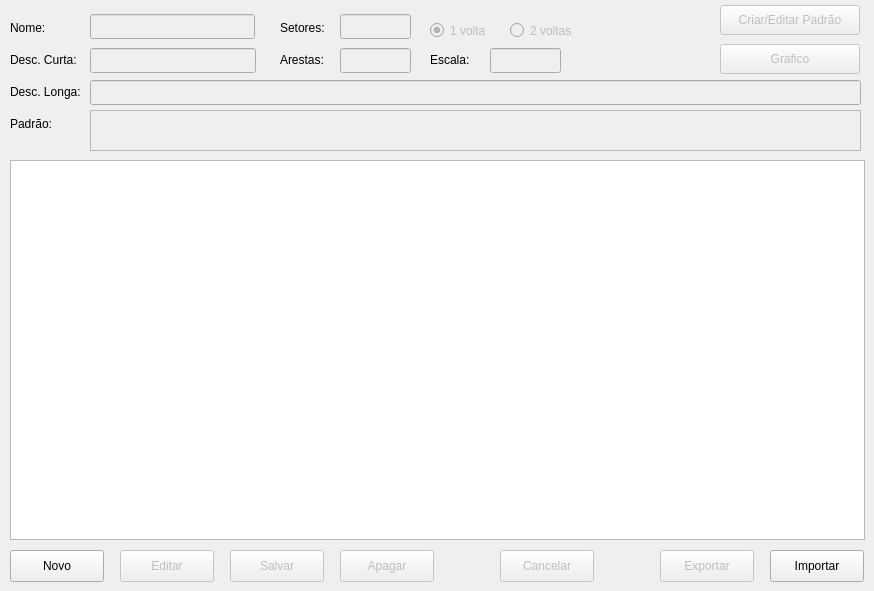
    <widget class="QWidget" name="tabHex">
     <attribute name="title">
      <string>Banco de Dados</string>
     </attribute>
     <widget class="QTableView" name="tableWheel">
      <property name="enabled">
       <bool>true</bool>
      </property>
      <property name="geometry">
       <rect>
        <x>10</x>
        <y>160</y>
        <width>855</width>
        <height>380</height>
       </rect>
      </property>
      <property name="autoFillBackground">
       <bool>true</bool>
      </property>
      <property name="styleSheet">
       <string notr="true"/>
      </property>
      <property name="frameShape">
       <enum>QFrame::StyledPanel</enum>
      </property>
      <property name="frameShadow">
       <enum>QFrame::Sunken</enum>
      </property>
      <property name="editTriggers">
       <set>QAbstractItemView::NoEditTriggers</set>
      </property>
      <property name="alternatingRowColors">
       <bool>true</bool>
      </property>
      <property name="selectionMode">
       <enum>QAbstractItemView::SingleSelection</enum>
      </property>
      <property name="selectionBehavior">
       <enum>QAbstractItemView::SelectRows</enum>
      </property>
      <property name="gridStyle">
       <enum>Qt::SolidLine</enum>
      </property>
      <attribute name="horizontalHeaderMinimumSectionSize">
       <number>54</number>
      </attribute>
      <attribute name="horizontalHeaderShowSortIndicator" stdset="0">
       <bool>true</bool>
      </attribute>
      <attribute name="horizontalHeaderStretchLastSection">
       <bool>false</bool>
      </attribute>
     </widget>
     <widget class="QLabel" name="label_2">
      <property name="geometry">
       <rect>
        <x>10</x>
        <y>20</y>
        <width>58</width>
        <height>16</height>
       </rect>
      </property>
      <property name="text">
       <string>Nome:</string>
      </property>
     </widget>
     <widget class="QLabel" name="label_3">
      <property name="geometry">
       <rect>
        <x>280</x>
        <y>20</y>
        <width>58</width>
        <height>16</height>
       </rect>
      </property>
      <property name="text">
       <string>Setores:</string>
      </property>
     </widget>
     <widget class="QLabel" name="label_4">
      <property name="geometry">
       <rect>
        <x>430</x>
        <y>52</y>
        <width>58</width>
        <height>16</height>
       </rect>
      </property>
      <property name="text">
       <string>Escala:</string>
      </property>
     </widget>
     <widget class="QLabel" name="label_5">
      <property name="geometry">
       <rect>
        <x>10</x>
        <y>116</y>
        <width>58</width>
        <height>16</height>
       </rect>
      </property>
      <property name="text">
       <string>Padrão:</string>
      </property>
     </widget>
     <widget class="QLineEdit" name="lineEdit_name">
      <property name="enabled">
       <bool>false</bool>
      </property>
      <property name="geometry">
       <rect>
        <x>90</x>
        <y>14</y>
        <width>165</width>
        <height>25</height>
       </rect>
      </property>
      <property name="sizePolicy">
       <sizepolicy hsizetype="Fixed" vsizetype="Fixed">
        <horstretch>0</horstretch>
        <verstretch>0</verstretch>
       </sizepolicy>
      </property>
      <property name="styleSheet">
       <string notr="true"/>
      </property>
      <property name="inputMask">
       <string/>
      </property>
      <property name="maxLength">
       <number>20</number>
      </property>
     </widget>
     <widget class="QLineEdit" name="lineEdit_dentes">
      <property name="enabled">
       <bool>false</bool>
      </property>
      <property name="geometry">
       <rect>
        <x>340</x>
        <y>14</y>
        <width>71</width>
        <height>25</height>
       </rect>
      </property>
      <property name="sizePolicy">
       <sizepolicy hsizetype="Fixed" vsizetype="Fixed">
        <horstretch>0</horstretch>
        <verstretch>0</verstretch>
       </sizepolicy>
      </property>
      <property name="layoutDirection">
       <enum>Qt::LeftToRight</enum>
      </property>
      <property name="styleSheet">
       <string notr="true"/>
      </property>
      <property name="inputMask">
       <string>999</string>
      </property>
      <property name="maxLength">
       <number>3</number>
      </property>
      <property name="alignment">
       <set>Qt::AlignRight|Qt::AlignTrailing|Qt::AlignVCenter</set>
      </property>
     </widget>
     <widget class="QLineEdit" name="lineEdit_scaler">
      <property name="enabled">
       <bool>false</bool>
      </property>
      <property name="geometry">
       <rect>
        <x>490</x>
        <y>48</y>
        <width>71</width>
        <height>25</height>
       </rect>
      </property>
      <property name="sizePolicy">
       <sizepolicy hsizetype="Fixed" vsizetype="Fixed">
        <horstretch>0</horstretch>
        <verstretch>0</verstretch>
       </sizepolicy>
      </property>
      <property name="styleSheet">
       <string notr="true"/>
      </property>
      <property name="alignment">
       <set>Qt::AlignRight|Qt::AlignTrailing|Qt::AlignVCenter</set>
      </property>
     </widget>
     <widget class="QTextEdit" name="textEdit_pattern">
      <property name="enabled">
       <bool>false</bool>
      </property>
      <property name="geometry">
       <rect>
        <x>90</x>
        <y>110</y>
        <width>771</width>
        <height>41</height>
       </rect>
      </property>
     </widget>
     <widget class="QPushButton" name="btnw_edit">
      <property name="enabled">
       <bool>false</bool>
      </property>
      <property name="geometry">
       <rect>
        <x>120</x>
        <y>550</y>
        <width>94</width>
        <height>32</height>
       </rect>
      </property>
      <property name="text">
       <string>Editar</string>
      </property>
     </widget>
     <widget class="QPushButton" name="btnw_update">
      <property name="enabled">
       <bool>false</bool>
      </property>
      <property name="geometry">
       <rect>
        <x>230</x>
        <y>550</y>
        <width>94</width>
        <height>32</height>
       </rect>
      </property>
      <property name="text">
       <string>Salvar</string>
      </property>
     </widget>
     <widget class="QPushButton" name="btnw_delete">
      <property name="enabled">
       <bool>false</bool>
      </property>
      <property name="geometry">
       <rect>
        <x>340</x>
        <y>550</y>
        <width>94</width>
        <height>32</height>
       </rect>
      </property>
      <property name="text">
       <string>Apagar</string>
      </property>
     </widget>
     <widget class="QPushButton" name="btnw_cancel">
      <property name="enabled">
       <bool>false</bool>
      </property>
      <property name="geometry">
       <rect>
        <x>500</x>
        <y>550</y>
        <width>94</width>
        <height>32</height>
       </rect>
      </property>
      <property name="text">
       <string>Cancelar</string>
      </property>
     </widget>
     <widget class="QPushButton" name="btnw_new">
      <property name="enabled">
       <bool>true</bool>
      </property>
      <property name="geometry">
       <rect>
        <x>10</x>
        <y>550</y>
        <width>94</width>
        <height>32</height>
       </rect>
      </property>
      <property name="contextMenuPolicy">
       <enum>Qt::PreventContextMenu</enum>
      </property>
      <property name="autoFillBackground">
       <bool>false</bool>
      </property>
      <property name="text">
       <string>Novo</string>
      </property>
     </widget>
     <widget class="QPushButton" name="btn_cp_pattern">
      <property name="enabled">
       <bool>false</bool>
      </property>
      <property name="geometry">
       <rect>
        <x>720</x>
        <y>5</y>
        <width>140</width>
        <height>30</height>
       </rect>
      </property>
      <property name="text">
       <string>Criar/Editar Padrão</string>
      </property>
     </widget>
     <widget class="QLabel" name="label_21">
      <property name="geometry">
       <rect>
        <x>10</x>
        <y>52</y>
        <width>81</width>
        <height>16</height>
       </rect>
      </property>
      <property name="text">
       <string>Desc. Curta:</string>
      </property>
     </widget>
     <widget class="QLabel" name="label_22">
      <property name="geometry">
       <rect>
        <x>10</x>
        <y>84</y>
        <width>81</width>
        <height>16</height>
       </rect>
      </property>
      <property name="text">
       <string>Desc. Longa:</string>
      </property>
     </widget>
     <widget class="QLineEdit" name="lineEdit_desc_curta">
      <property name="enabled">
       <bool>false</bool>
      </property>
      <property name="geometry">
       <rect>
        <x>90</x>
        <y>48</y>
        <width>166</width>
        <height>25</height>
       </rect>
      </property>
      <property name="sizePolicy">
       <sizepolicy hsizetype="Fixed" vsizetype="Fixed">
        <horstretch>0</horstretch>
        <verstretch>0</verstretch>
       </sizepolicy>
      </property>
      <property name="styleSheet">
       <string notr="true"/>
      </property>
      <property name="maxLength">
       <number>20</number>
      </property>
     </widget>
     <widget class="QLineEdit" name="lineEdit_desc_longa">
      <property name="enabled">
       <bool>false</bool>
      </property>
      <property name="geometry">
       <rect>
        <x>90</x>
        <y>80</y>
        <width>771</width>
        <height>25</height>
       </rect>
      </property>
      <property name="sizePolicy">
       <sizepolicy hsizetype="Fixed" vsizetype="Fixed">
        <horstretch>0</horstretch>
        <verstretch>0</verstretch>
       </sizepolicy>
      </property>
      <property name="styleSheet">
       <string notr="true"/>
      </property>
      <property name="maxLength">
       <number>60</number>
      </property>
     </widget>
     <widget class="QLabel" name="label_24">
      <property name="geometry">
       <rect>
        <x>280</x>
        <y>52</y>
        <width>58</width>
        <height>16</height>
       </rect>
      </property>
      <property name="text">
       <string>Arestas:</string>
      </property>
     </widget>
     <widget class="QLineEdit" name="lineEdit_edges">
      <property name="enabled">
       <bool>false</bool>
      </property>
      <property name="geometry">
       <rect>
        <x>340</x>
        <y>48</y>
        <width>71</width>
        <height>25</height>
       </rect>
      </property>
      <property name="sizePolicy">
       <sizepolicy hsizetype="Fixed" vsizetype="Fixed">
        <horstretch>0</horstretch>
        <verstretch>0</verstretch>
       </sizepolicy>
      </property>
      <property name="styleSheet">
       <string notr="true"/>
      </property>
      <property name="alignment">
       <set>Qt::AlignRight|Qt::AlignTrailing|Qt::AlignVCenter</set>
      </property>
     </widget>
     <widget class="QRadioButton" name="rb_1rev">
      <property name="enabled">
       <bool>false</bool>
      </property>
      <property name="geometry">
       <rect>
        <x>430</x>
        <y>20</y>
        <width>105</width>
        <height>21</height>
       </rect>
      </property>
      <property name="text">
       <string>1 volta</string>
      </property>
      <property name="checked">
       <bool>true</bool>
      </property>
     </widget>
     <widget class="QRadioButton" name="rb_2rev">
      <property name="enabled">
       <bool>false</bool>
      </property>
      <property name="geometry">
       <rect>
        <x>510</x>
        <y>20</y>
        <width>105</width>
        <height>21</height>
       </rect>
      </property>
      <property name="text">
       <string>2 voltas</string>
      </property>
     </widget>
     <widget class="QPushButton" name="btn_graph_data">
      <property name="enabled">
       <bool>false</bool>
      </property>
      <property name="geometry">
       <rect>
        <x>720</x>
        <y>44</y>
        <width>140</width>
        <height>30</height>
       </rect>
      </property>
      <property name="styleSheet">
       <string notr="true"/>
      </property>
      <property name="text">
       <string>Grafico</string>
      </property>
     </widget>
     <widget class="QPushButton" name="btnw_export">
      <property name="enabled">
       <bool>false</bool>
      </property>
      <property name="geometry">
       <rect>
        <x>660</x>
        <y>550</y>
        <width>94</width>
        <height>32</height>
       </rect>
      </property>
      <property name="text">
       <string>Exportar</string>
      </property>
     </widget>
     <widget class="QPushButton" name="btnw_import">
      <property name="enabled">
       <bool>true</bool>
      </property>
      <property name="geometry">
       <rect>
        <x>770</x>
        <y>550</y>
        <width>94</width>
        <height>32</height>
       </rect>
      </property>
      <property name="text">
       <string>Importar</string>
      </property>
     </widget>
    </widget>
